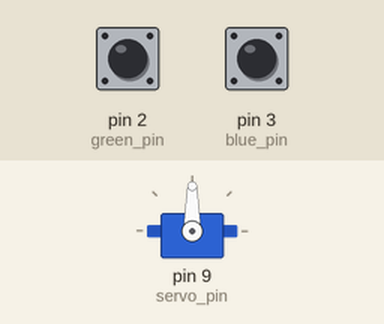
Bench run of a sketch on a simulated Arduino Uno, built with avr-gcc and run on an emulated ATmega328P. Shown: servo. The test bench sets the inputs (shaded band); at power-on: pin 2 (green_pin) HIGH, pin 3 (blue_pin) HIGH.

Above: at 1.2 s.
1.3 s: pin 2 (green_pin) pulled LOW for 1 s
At 2.5 s:
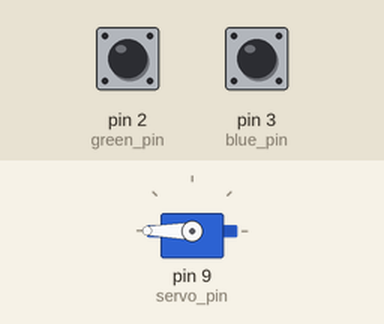
3.8 s: pin 3 (blue_pin) pulled LOW for 1 s
At 5.8 s:
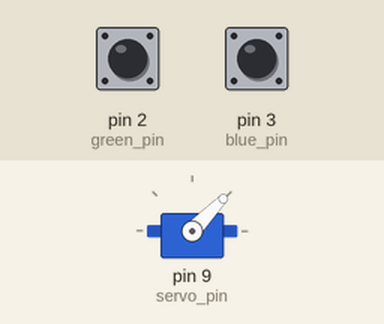
6.3 s: pin 3 (blue_pin) pulled LOW for 0.15 s
At 7.3 s:
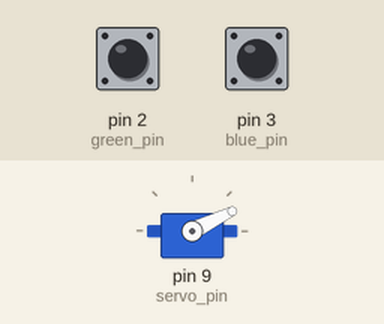
7.9 s: pin 3 (blue_pin) pulled LOW for 0.15 s
At 8.5 s:
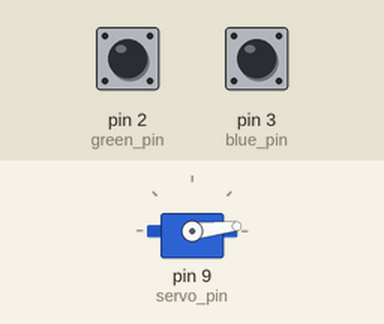
9.5 s: pin 2 (green_pin) pulled LOW for 0.15 s
At 10.8 s:
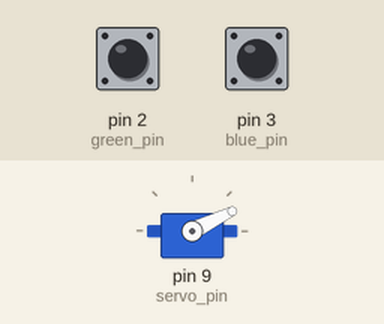
11.1 s: pin 3 (blue_pin) pulled LOW for 3.2 s
At 12.2 s:
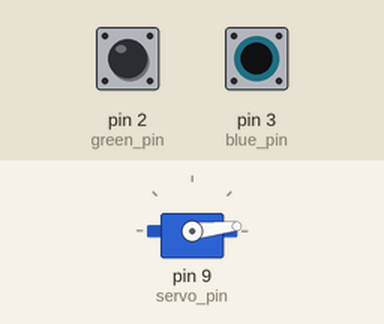
Timing chart, 0 to 14.1 s (numbered marks = the images above; inputs shaded):
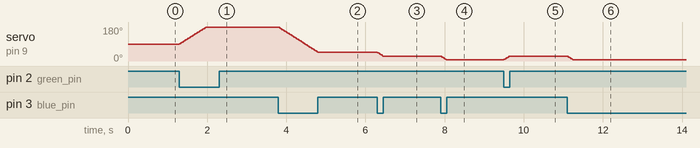

Measured:
- after the input at 1.3 s, servo on pin 9 (servo_pin): moves from 90° to 180° over 0.66 s, starting at once
- after the input at 3.8 s, servo on pin 9 (servo_pin): moves from 180° to 46° over 1.0 s, starting at once
- after the input at 6.3 s, servo on pin 9 (servo_pin): 46° → 26° at once
- after the input at 7.9 s, servo on pin 9 (servo_pin): 26° → 6° at once
- after the input at 9.5 s, servo on pin 9 (servo_pin): 6° → 26° at once
- after the input at 11.1 s, servo on pin 9 (servo_pin): 26° → 6° at once

The sketch:

Bike_Fan_Control.ino
```cpp
#include <Servo.h>

Servo myservo;  // create servo object to control a servo
// twelve servo objects can be created on most boards

int pos = 90;    // variable to store the servo position

const int servo_pin = 9;
const int green_pin = 2;  // red button
const int blue_pin = 3; // blue button
const int ledPin = 13;

int green_state = 0;
int blue_state = 0;

void setup() {
  myservo.attach(servo_pin);  // attaches the servo on pin 9 to the servo object

  pinMode(green_pin, INPUT_PULLUP);
  pinMode(blue_pin, INPUT_PULLUP);

}

void loop() {
  green_state = digitalRead(green_pin);
  blue_state = digitalRead(blue_pin);

  if (green_state == LOW){
    if(pos<180){
      pos += 2;
      myservo.write(pos);
    }
    delay(15);
  }
  if(blue_state == LOW){
    if(pos > 6){
      pos -= 2;
      myservo.write(pos);
    }
    delay(15);
  }
}
```
